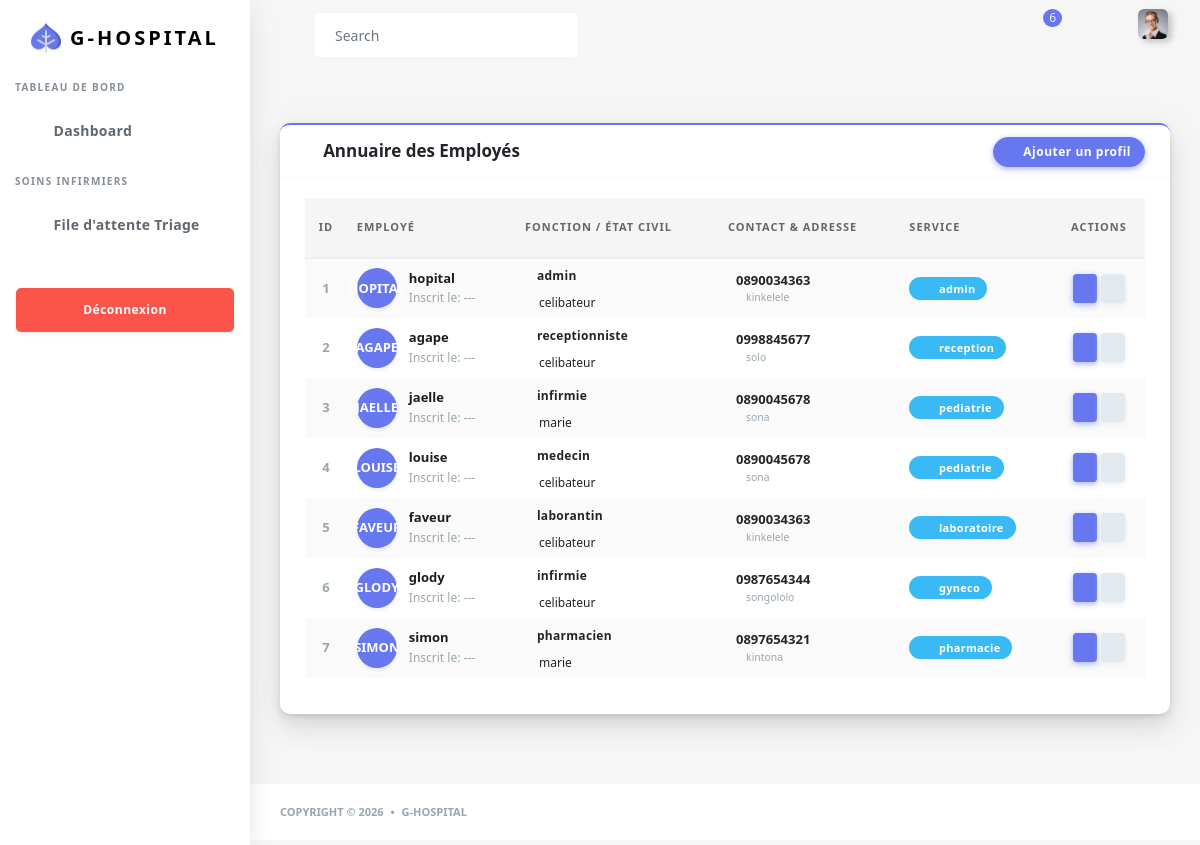
The page /profilRead/ (signed in) on the database its author committed.
### app/models.py (models this page shows, shortened)
class Fonction(models.Model):
    fonction = models.ForeignKey(TypeFonction, on_delete=models.SET_NULL, null=True)
    user_fonction = models.ForeignKey(User, on_delete=models.SET_NULL, null=True, related_name='profil_fonction')
    TYPE_STATUT = [('Actif','actif'), ('Bloque','bloque')]
    statut_fonction = models.CharField(max_length=10, choices=TYPE_STATUT, default='actif')
    service = models.ForeignKey(Service, on_delete=models.SET_NULL, null=True)
    adresse = models.CharField(max_length=80, null=True, blank=True)
    TYPE_ETAT = [('celibateur','Célibataire'), ('marie','Marié'), ('divorce','Divorcé')]
    etatCivil = models.CharField(max_length=30, null=True, choices=TYPE_ETAT)
    phone = models.CharField(max_length=20, null=True, blank=True)

class TypeFonction(models.Model):
    type_fonction = models.CharField(max_length=30)
    def __str__(self):
        return self.type_fonction

class Service(models.Model):
    nom = models.CharField(max_length=50)
    def __str__(self):
        return self.nom

### app/views.py (the view)
# urls.py: path('profilRead/', views.profilRead , name='profilRead') ,
@login_required()
def profilRead(request):
    lst = Fonction.objects.all()
    myUser = Fonction.objects.filter(user_fonction = request.user).first()
    fonction = myUser.fonction.type_fonction if myUser else None
    return render(request , 'back/profilRead.html',{'fonction':fonction,'lst': lst})

### app/templates/back/profilRead.html (shortened to what this page needs)
<!DOCTYPE html>
<html lang="fr">
{% load static %}
<head>
  <link rel="stylesheet" href="{% static 'back/assets/css/app.min.css'%}">
  <link rel="stylesheet" href="{% static 'back/assets/bundles/datatables/datatables.min.css'%}">
  <link rel="stylesheet" href="{% static 'back/assets/bundles/datatables/DataTables-1.10.16/css/dataTables.bootstrap4.min.css'%}">
  <link rel="stylesheet" href="{% static 'back/assets/css/style.css'%}">
  <link rel="stylesheet" href="{% static 'back/assets/css/components.css'%}">
  <link rel="stylesheet" href="{% static 'back/assets/css/custom.css'%}">
</head>
<body>
  <div id="app">
    <div class="main-wrapper main-wrapper-1">
      <div class="navbar-bg"></div>
      {% include "back/query/nav.html" %}
      {% include "back/query/sidebar.html" %}
      <div class="main-content">
        <section class="section">
          <div class="section-body">
            <div class="row">
              <div class="col-12">
                <div class="card card-primary">
                  <div class="card-header d-flex justify-content-between">
                    <h4><i class="fas fa-users mr-2"></i>Annuaire des Employés</h4>
                    <div class="card-header-action">
                        <a href="#" class="btn btn-primary btn-icon icon-left">
                            <i class="fas fa-plus"></i> Ajouter un profil
                        </a>
                    </div>
                  </div>
                  <div class="card-body">
                    <div class="table-responsive">
                      <table class="table table-striped table-hover font-size-13" id="tableExport" style="width:100%;">
                        <thead>
                          <tr>
                            <th class="text-center">ID</th>
                            <th>Employé</th>
                            <th>Fonction / État Civil</th>
                            <th>Contact & Adresse</th>
                            <th>Service</th>
                            <th class="text-center">Actions</th>
                          </tr>
                        </thead>
                        <tbody>
                          {% for listes in lst %}
                          <tr>
                            <td class="text-center font-weight-bold text-muted">{{ listes.id }}</td>
                            <td>
                              <div class="user-col">
                                <div class="avatar-circle shadow-sm">
                                  {{ listes.user_fonction|slice:":1" }}
                                </div>
                                <div>
                                  <div class="font-weight-bold text-dark">{{ listes.user_fonction }}</div>
                                  <div class="text-small text-muted">Inscrit le: {{ listes.date_create|date:"d M Y"|default:"---" }}</div>
                                </div>
                              </div>
                            </td>
                            <td>
                              <div class="badge badge-outline-primary mb-1">{{ listes.fonction }}</div>
                              <div class="text-small"><i class="fas fa-info-circle mr-1 text-light"></i>{{ listes.etatCivil }}</div>
                            </td>
                            <td>
                              <div class="font-weight-600">{{ listes.phone }}</div>
                              <div class="text-muted small"><i class="fas fa-map-marker-alt mr-2"></i>{{ listes.adresse }}</div>
                            </td>
                            <td>
                              <span class="badge badge-info badge-service">
                                <i class="fas fa-hospital-symbol mr-1"></i> {{ listes.service }}
                              </span>
                            </td>
                            <td class="text-center td-action">
                              <a href="#" class="btn btn-sm btn-icon btn-primary" data-toggle="tooltip" title="Modifier">
                                <i class="fas fa-edit"></i>
                              </a>
                              <a href="#" class="btn btn-sm btn-icon btn-light" data-toggle="tooltip" title="Voir détails">
                                <i class="fas fa-eye"></i>
                              </a>
                            </td>
                          </tr>
                          {% endfor %}
                        </tbody>
                      </table>
                    </div>
                  </div>
                </div>
              </div>
            </div>
          </div>
        </section>
      </div>
      <footer class="main-footer border-top-0">
        <div class="footer-left">
          Copyright &copy; 2026 <div class="bullet"></div> G-HOSPITAL
        </div>
      </footer>
    </div>
  </div>
</body>
</html>

### app/templates/back/profilRead.html (style rules this page uses)
.user-col { display: flex; align-items: center; }
.avatar-circle { width: 40px; height: 40px; border-radius: 50%; background: #6777ef; color: #fff; display: flex; align-items: center; justify-content: center; font-weight: bold; margin-right: 12px; box-shadow: 0 4px 8px rgba(0,0,0,0.1); text-transform: uppercase; }
.table-striped tbody tr:nth-of-type(odd) { background-color: rgba(0,0,0,.02); }
.badge-service { padding: 5px 12px; border-radius: 50px; font-weight: 600; font-size: 11px; }
.font-size-13 { font-size: 13px; }
.table thead th { background-color: #f8f9fa; text-transform: uppercase; font-size: 11px; letter-spacing: 1px; border-bottom: 2px solid #eee !important; }
.td-action { white-space: nowrap; }

### rows shown on the page
Fonction: id "1", user_fonction "HOPITAL", user_fonction "hopital", date_create "---", fonction "admin", etatCivil "celibateur", phone "0890034363", adresse "kinkelele", service "admin"
Fonction: id "2", user_fonction "AGAPE", user_fonction "agape", date_create "---", fonction "receptionniste", etatCivil "celibateur", phone "0998845677", adresse "solo", service "reception"
Fonction: id "3", user_fonction "JAELLE", user_fonction "jaelle", date_create "---", fonction "infirmie", etatCivil "marie", phone "0890045678", adresse "sona", service "pediatrie"
Fonction: id "4", user_fonction "LOUISE", user_fonction "louise", date_create "---", fonction "medecin", etatCivil "celibateur", phone "0890045678", adresse "sona", service "pediatrie"
Fonction: id "5", user_fonction "FAVEUR", user_fonction "faveur", date_create "---", fonction "laborantin", etatCivil "celibateur", phone "0890034363", adresse "kinkelele", service "laboratoire"
Fonction: id "6", user_fonction "GLODY", user_fonction "glody", date_create "---", fonction "infirmie", etatCivil "celibateur", phone "0987654344", adresse "songololo", service "gyneco"
Fonction: id "7", user_fonction "SIMON", user_fonction "simon", date_create "---", fonction "pharmacien", etatCivil "marie", phone "0897654321", adresse "kintona", service "pharmacie"
